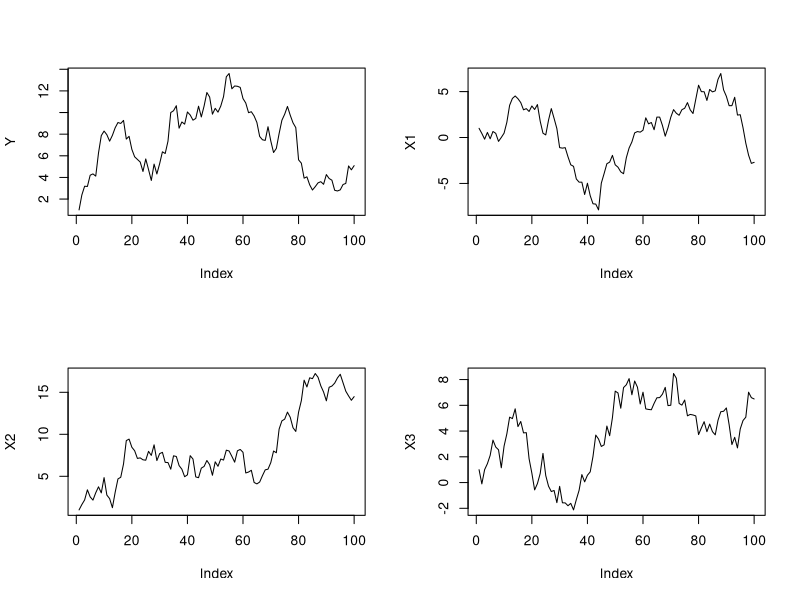
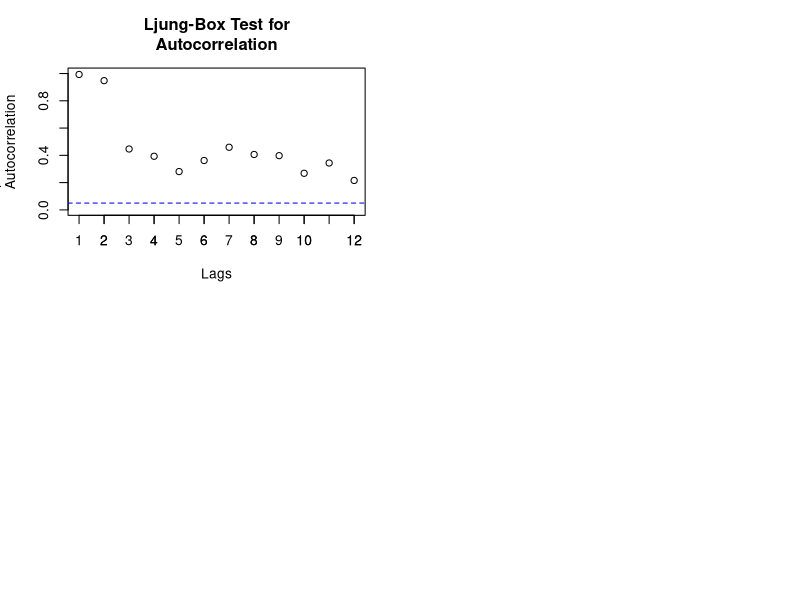

These figures' R source, in order:
## ---- chunk 1
set.seed(2113)
n = 100
e = replicate(4, {
rnorm(100, 0, 1)
})
e1 = e[, 1]
e2 = e[, 2]
e3 = e[, 3]
e4 = e[, 4]
Y = c(1)
X1 = c(1)
X2 = c(1)
X3 = c(1)
t = 1:n
for (t in 2:n) {
Y[t] <- Y[t - 1] + e1[t]
X1[t] <- X1[t - 1] + e2[t]
X2[t] <- X2[t - 1] + e3[t]
X3[t] <- X3[t - 1] + e4[t]
}
## ---- chunk 2
par(mfrow = c(2, 2))
plot(Y, t = "l")
plot(X1, t = "l")
plot(X2, t = "l")
plot(X3, t = "l")

## ---- chunk 3
library(dynlm)
summary(dynlm(Y ~ X1 + X2 + X3))
## ---- chunk 4
summary(dynlm(Y ~ L(Y, 1) + X1 + X2 + X3))
## ---- chunk 5
set.seed(2113)
n=80
e= replicate(4, {rnorm(100,0,1)} )
e1=e[,1]; e2=e[,2]
mu=0.5
Y=c(1); X=c(1);
t=1:n
for (t in 2:n) {
Y[t] <- mu + Y[t-1] + e1[t]
X[t] <- mu + X[t-1] + e2[t]
}


## ---- chunk 6
summary(dynlm(Y ~ X))
## ---- chunk 7
summary(dynlm(Y ~ X + L(Y,1)))
## ---- chunk 8
n = 100
set.seed(2113)
e = replicate(4, {
rnorm(100, 0, 1)
})
e1 = e[, 1]
e2 = e[, 2]
Y = c(1)
X = c(1)
t = 1:n
for (t in 2:n) {
X[t] <- X[t - 1] + e1[t]
Y[t] <- 0.8 * X[t] + e2[t]
}
## ---- chunk 9
PP.test(Y)
PP.test(X)

## ---- chunk 10
PP.test(diff(Y))
PP.test(diff(X))
## ---- chunk 11
model <- lm(Y ~ X)
error = residuals(model)

## ---- chunk 12
arpdiag <- function(series, lags) {
x <- mat.or.vec(lags, 1)
y <- mat.or.vec(lags, 1)
y <- y + 0.05
for (i in 1:lags) {
x[i] <- Box.test(series, lag = i, type = "Ljung-Box")$p.value
}
plot(x, xlab = "Lags", ylab = "p-value H0: no
Autocorrelation", type = "p",
main = "Ljung-Box Test for
Autocorrelation", ylim = c(0, 1))
axis(1, 1:lags)
abline(0.05, 0, lty = 2, col = "blue")
}
## ---- chunk 13
library(urca)
model1<-ur.df(error,lags=0,type='none')
res<- model1@testreg$residuals
arpdiag(res, 12)

## ---- chunk 14
model1<-ur.df(error,lags=0,type='none')
model1@testreg
